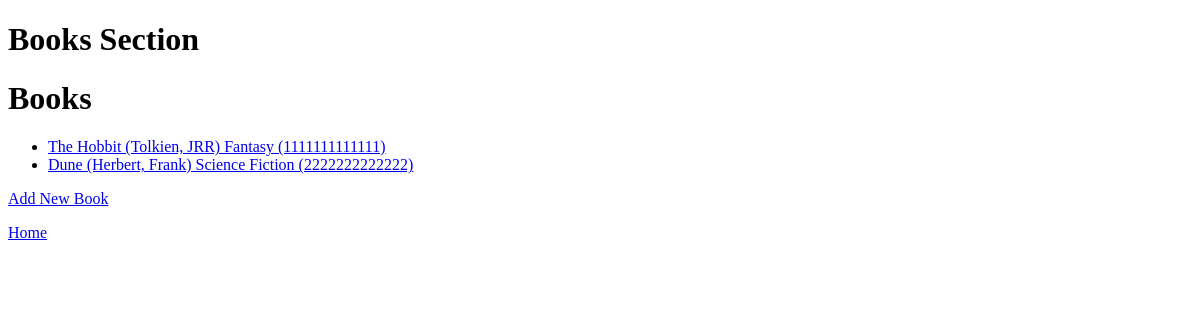
/books/, run on an earlier commit of the app's database.
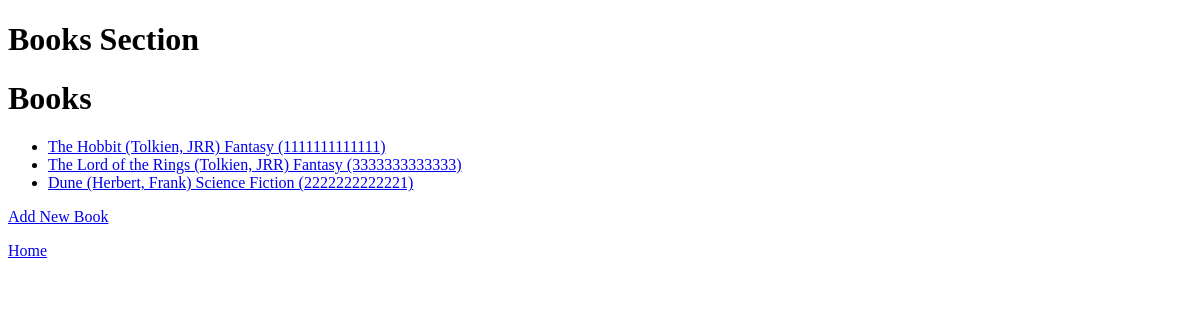
And on a later commit of the database.
### Books/models.py (models this page shows)
class Book(models.Model):
    isbn = models.CharField(max_length=13, primary_key=True,)
    name = models.CharField(max_length=200)
    author = models.ForeignKey(Author, on_delete=models.CASCADE, related_name="authors")
    genre = models.ForeignKey(Genre, on_delete=models.CASCADE, related_name="genres")
    def __str__(self):
        return f"{self.name} ({self.author}) \t {self.genre} \t ({self.isbn})"

class Author(models.Model):
    id = models.AutoField(primary_key=True)
    firstNames = models.CharField(max_length=200)
    lastName = models.CharField(max_length=200)
    def __str__(self):
        return f"{self.lastName}, {self.firstNames}"

class Genre(models.Model):
    id = models.AutoField(primary_key=True)
    name = models.CharField(max_length=200)
    def __str__(self):
        return f"{self.name}"

### Books/views.py (the view)
# urls.py: path("", views.index, name="index"),
def index(request):
    return render(request, "Books/index.html", {
        "booksList": Book.objects.all()
        })

### Books/templates/Books/index.html
{% extends "Books/layout.html" %}
{% block body %}
<h1>Books</h1>
<ul>
    {% for book in booksList %}
    <li><a href="{% url 'books:book_detail' book.isbn %}">{{book}}</a></li>
    {% empty %}
    <li>No books.</li>
    {% endfor %}
</ul>
<p><a href="{% url 'books:add_book' %}">Add New Book</a></p>
{% endblock %}

What changed in the data, as far as the page shows it:
removed Book: name+author+genre "Dune (Herbert, Frank) Science Fiction (2222222222222)"
added Book: name+author+genre "The Lord of the Rings (Tolkien, JRR) Fantasy (3333333333333)"
added Book: name+author+genre "Dune (Herbert, Frank) Science Fiction (2222222222221)"
